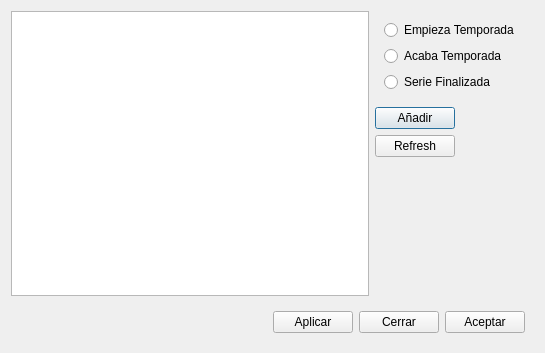
<?xml version="1.0" encoding="UTF-8"?>
<ui version="4.0">
    <class>Dialog</class>
    <widget class="QDialog" name="Dialog">
        <property name="geometry">
            <rect>
                <x>0</x>
                <y>0</y>
                <width>545</width>
                <height>353</height>
            </rect>
        </property>
        <property name="windowTitle">
            <string>Dialog</string>
        </property>
        <property name="windowIcon">
            <iconset resource="fatcow.qrc">
                <normaloff>:/Iconos/Icons/fatcow/Principal.png</normaloff>:/Iconos/Icons/fatcow/Principal.png
            </iconset>
        </property>
        <layout class="QGridLayout" name="gridLayout_2">
            <item row="0" column="1">
                <widget class="QWidget" name="widget" native="true">
                    <layout class="QVBoxLayout" name="verticalLayout">
                        <item>
                            <widget class="QRadioButton" name="radioButtonEmpieza">
                                <property name="text">
                                    <string>Empieza Temporada</string>
                                </property>
                            </widget>
                        </item>
                        <item>
                            <widget class="QRadioButton" name="radioButtonAcabaT">
                                <property name="text">
                                    <string>Acaba Temporada</string>
                                </property>
                            </widget>
                        </item>
                        <item>
                            <widget class="QRadioButton" name="radioButtonFinalizada">
                                <property name="text">
                                    <string>Serie Finalizada</string>
                                </property>
                            </widget>
                        </item>
                    </layout>
                </widget>
            </item>
            <item row="1" column="1" alignment="Qt::AlignLeft">
                <widget class="QPushButton" name="pushButtonAnadir">
                    <property name="text">
                        <string>Añadir</string>
                    </property>
                    <property name="icon">
                        <iconset resource="fatcow.qrc">
                            <normaloff>:/Iconos/Icons/fatcow/add.png</normaloff>:/Iconos/Icons/fatcow/add.png
                        </iconset>
                    </property>
                </widget>
            </item>
            <item row="2" column="1" alignment="Qt::AlignLeft">
                <widget class="QPushButton" name="pushButtonRefresh">
                    <property name="text">
                        <string>Refresh</string>
                    </property>
                    <property name="icon">
                        <iconset resource="fatcow.qrc">
                            <normaloff>:/Iconos/Icons/fatcow/arrow_refresh.png</normaloff>
                            :/Iconos/Icons/fatcow/arrow_refresh.png
                        </iconset>
                    </property>
                </widget>
            </item>
            <item row="0" column="0" rowspan="4">
                <layout class="QGridLayout" name="gridLayout">
                    <item row="0" column="0">
                        <widget class="QListWidget" name="listWidget">
                            <property name="editTriggers">
                                <set>QAbstractItemView::AllEditTriggers</set>
                            </property>
                            <property name="layoutMode">
                                <enum>QListView::Batched</enum>
                            </property>
                            <property name="selectionRectVisible">
                                <bool>false</bool>
                            </property>
                        </widget>
                    </item>
                </layout>
            </item>
            <item row="3" column="1">
                <widget class="QWidget" name="widget_2" native="true">
                    <layout class="QVBoxLayout" name="verticalLayout_2">
                        <item>
                            <spacer name="verticalSpacer_2">
                                <property name="orientation">
                                    <enum>Qt::Vertical</enum>
                                </property>
                                <property name="sizeHint" stdset="0">
                                    <size>
                                        <width>20</width>
                                        <height>158</height>
                                    </size>
                                </property>
                            </spacer>
                        </item>
                    </layout>
                </widget>
            </item>
            <item row="4" column="0" colspan="3">
                <widget class="QWidget" name="WidgetBotones" native="true">
                    <layout class="QHBoxLayout" name="LayoutBotones_2">
                        <item>
                            <widget class="QLabel" name="label_Info">
                                <property name="text">
                                    <string/>
                                </property>
                            </widget>
                        </item>
                        <item>
                            <spacer name="horizontalSpacer">
                                <property name="orientation">
                                    <enum>Qt::Horizontal</enum>
                                </property>
                                <property name="sizeHint" stdset="0">
                                    <size>
                                        <width>40</width>
                                        <height>20</height>
                                    </size>
                                </property>
                            </spacer>
                        </item>
                        <item>
                            <widget class="QPushButton" name="pushButtonAplicar">
                                <property name="text">
                                    <string>Aplicar</string>
                                </property>
                                <property name="icon">
                                    <iconset resource="fatcow.qrc">
                                        <normaloff>:/Iconos/Icons/fatcow/accept_button.png</normaloff>
                                        :/Iconos/Icons/fatcow/accept_button.png
                                    </iconset>
                                </property>
                            </widget>
                        </item>
                        <item>
                            <widget class="QPushButton" name="pushButtonCerrar">
                                <property name="text">
                                    <string>Cerrar</string>
                                </property>
                                <property name="icon">
                                    <iconset resource="fatcow.qrc">
                                        <normaloff>:/Iconos/Icons/fatcow/cancel.png</normaloff>
                                        :/Iconos/Icons/fatcow/cancel.png
                                    </iconset>
                                </property>
                            </widget>
                        </item>
                        <item>
                            <widget class="QPushButton" name="pushButtonAceptar">
                                <property name="text">
                                    <string>Aceptar</string>
                                </property>
                                <property name="icon">
                                    <iconset resource="fatcow.qrc">
                                        <normaloff>:/Iconos/Icons/fatcow/file_save_as.png</normaloff>
                                        :/Iconos/Icons/fatcow/file_save_as.png
                                    </iconset>
                                </property>
                            </widget>
                        </item>
                    </layout>
                </widget>
            </item>
        </layout>
    </widget>
    <resources>
        <include location="fatcow.qrc"/>
    </resources>
    <connections/>
</ui>
